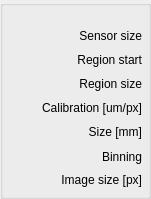
              <widget class="QGroupBox" name="groupBox">
               <property name="title">
                <string/>
               </property>
               <widget class="QLabel" name="label_13">
                <property name="geometry">
                 <rect>
                  <x>28</x>
                  <y>26</y>
                  <width>114</width>
                  <height>20</height>
                 </rect>
                </property>
                <property name="text">
                 <string>Sensor size</string>
                </property>
                <property name="alignment">
                 <set>Qt::AlignRight|Qt::AlignTrailing|Qt::AlignVCenter</set>
                </property>
               </widget>
               <widget class="QLabel" name="label_15">
                <property name="geometry">
                 <rect>
                  <x>28</x>
                  <y>50</y>
                  <width>114</width>
                  <height>20</height>
                 </rect>
                </property>
                <property name="text">
                 <string>Region start</string>
                </property>
                <property name="alignment">
                 <set>Qt::AlignRight|Qt::AlignTrailing|Qt::AlignVCenter</set>
                </property>
               </widget>
               <widget class="QLabel" name="label_16">
                <property name="geometry">
                 <rect>
                  <x>28</x>
                  <y>74</y>
                  <width>114</width>
                  <height>20</height>
                 </rect>
                </property>
                <property name="text">
                 <string>Region size</string>
                </property>
                <property name="alignment">
                 <set>Qt::AlignRight|Qt::AlignTrailing|Qt::AlignVCenter</set>
                </property>
               </widget>
               <widget class="QLabel" name="label_39">
                <property name="geometry">
                 <rect>
                  <x>28</x>
                  <y>98</y>
                  <width>114</width>
                  <height>20</height>
                 </rect>
                </property>
                <property name="text">
                 <string>Calibration [um/px]</string>
                </property>
                <property name="alignment">
                 <set>Qt::AlignRight|Qt::AlignTrailing|Qt::AlignVCenter</set>
                </property>
               </widget>
               <widget class="QLabel" name="label_40">
                <property name="geometry">
                 <rect>
                  <x>28</x>
                  <y>122</y>
                  <width>114</width>
                  <height>20</height>
                 </rect>
                </property>
                <property name="text">
                 <string>Size [mm]</string>
                </property>
                <property name="alignment">
                 <set>Qt::AlignRight|Qt::AlignTrailing|Qt::AlignVCenter</set>
                </property>
               </widget>
               <widget class="QLabel" name="label_14">
                <property name="geometry">
                 <rect>
                  <x>28</x>
                  <y>146</y>
                  <width>114</width>
                  <height>21</height>
                 </rect>
                </property>
                <property name="text">
                 <string>Binning</string>
                </property>
                <property name="alignment">
                 <set>Qt::AlignRight|Qt::AlignTrailing|Qt::AlignVCenter</set>
                </property>
               </widget>
               <widget class="QLabel" name="label_19">
                <property name="geometry">
                 <rect>
                  <x>28</x>
                  <y>170</y>
                  <width>114</width>
                  <height>20</height>
                 </rect>
                </property>
                <property name="text">
                 <string>Image size [px]</string>
                </property>
                <property name="alignment">
                 <set>Qt::AlignRight|Qt::AlignTrailing|Qt::AlignVCenter</set>
                </property>
               </widget>
              </widget>
